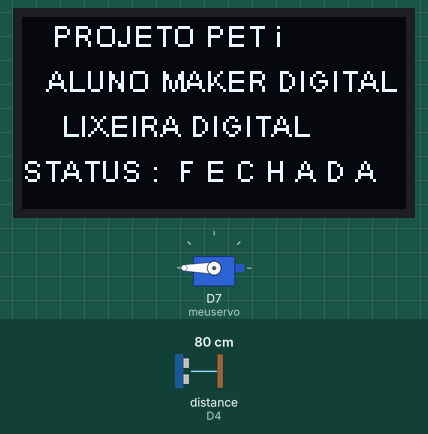
This sketch was run on a simulated ESP8266 (NodeMCU). Parts: 128×64 one-colour display, servo. Wiring (inferred from the names in the program): ultrasonic range finder: trigger D3; echo D4. The test bench sets the inputs (shaded band); at power-on: distance to the obstacle (sensor on D4) 80 cm. The echo pulse lasts 58.3 µs per cm; what the sketch prints to the serial monitor is not drawn.

Above: at 1.2 s.
1.3 s: distance to the obstacle (sensor on D4) set to 23 cm
4.3 s: distance to the obstacle (sensor on D4) set to 18 cm
At 5.0 s:
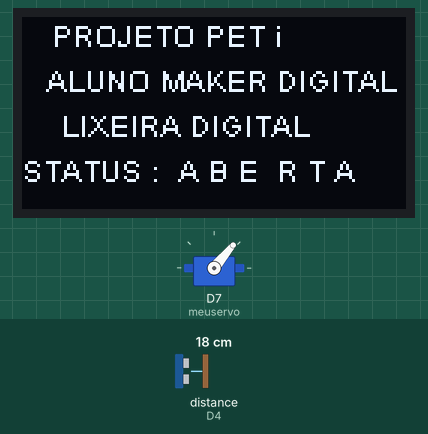
5.8 s: distance to the obstacle (sensor on D4) set to 250 cm
At 7.59 s:
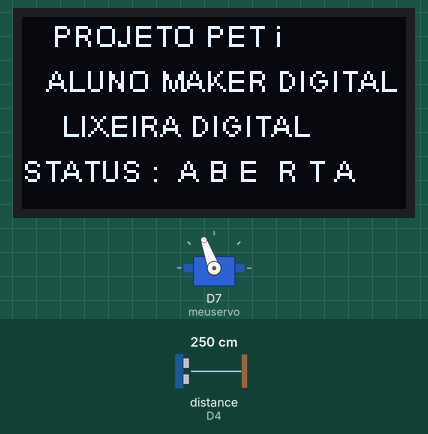
At 8.09 s:
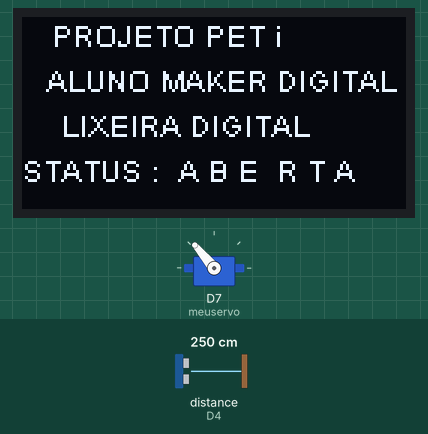
8.8 s: distance to the obstacle (sensor on D4) set to 60 cm
11.8 s: distance to the obstacle (sensor on D4) set to 35 cm
14.8 s: distance to the obstacle (sensor on D4) set to 120 cm
Timing chart, 0 to 17.8 s (numbered marks = the images above; inputs shaded):
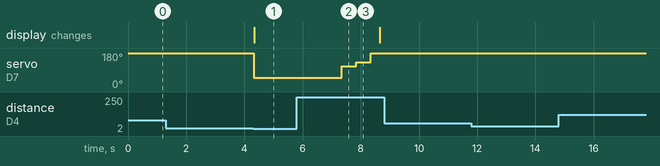

The sketch:

Modulo_6_Ultrasonico_Lixeira_OLED_Status_ok.ino
```cpp
#include "ESP8266WiFi.h"

#include "SSD1306.h" // alias for `
#include "SSD1306Wire.h"`
SSD1306 display(0x3c, D2, D1);

#include <Servo.h>
#define trigPin D3
#define echoPin D4

Servo meuservo;  // instância chamada meuservo
// se utilizar mais servos criar mais instâncias


void setup() {
  Serial.begin(115200);
  display.init();
  display.flipScreenVertically(); //orientacao do texto
  pinMode(trigPin, OUTPUT);
  pinMode(echoPin, INPUT);
  digitalWrite(trigPin, LOW);

  meuservo.attach(D7);  // anexando o pino D4 do NodeMcu ao meuservo
}

long duracao;
float distancia, aux;

void loop() {

  digitalWrite(trigPin,HIGH);
  delayMicroseconds(10);
  digitalWrite(trigPin, LOW);

  meuservo.write(180);              // escreve posicao em meuservo


  duracao = pulseIn(echoPin, HIGH ,1000000);
  aux = duracao;
  distancia = (aux*340/10000)/2;
  Serial.print("Distancia: ");
  Serial.println(distancia);

  Serial.print("Duracao: ");
  Serial.println(duracao);

  if (distancia < 20) {
    //Serial.print("Ligar Servo Motor");
    meuservo.write(50);              // escreve posicao em meuservo
    display.clear();
    display.display();
    display.setTextAlignment(TEXT_ALIGN_LEFT);
    display.setFont(ArialMT_Plain_10);
    display.drawString(10, 0, "PROJETO PET i");
    display.drawString(5, 15, " ALUNO MAKER DIGITAL ");
    display.drawString(10, 30, " LIXEIRA DIGITAL ");
    display.drawString(0, 45, "STATUS :  A B E  R T A");
    display.display();
    delay(3000);

    meuservo.write(110);
    delay(500);
    meuservo.write(130);
    delay(500);
    meuservo.write(180);


  } else  {
    meuservo.write(180);
    //Serial.print("Desligar Servo Motor e lixeira fechada");
    display.clear();
    display.display();
    display.setTextAlignment(TEXT_ALIGN_LEFT);
    display.setFont(ArialMT_Plain_10);
    display.drawString(10, 0, "PROJETO PET i");
    display.drawString(5, 15, " ALUNO MAKER DIGITAL ");
    display.drawString(10, 30, " LIXEIRA DIGITAL ");
    display.drawString(0, 45, "STATUS :  F E C H A D A");
    display.display();
  }
}
```

Measured:
- the behaviour switches between 21 and 20 cm on distance to the obstacle (sensor on D4) (found by bisection; images 0 and 1)
- after the input at 4.3 s, servo on D7 (meuservo): 180° → 50° at once; the display: changes after 0.05 s (image 1)
- after the input at 5.8 s, servo on D7 (meuservo): goes on until 8.3 s, then stays 180°
